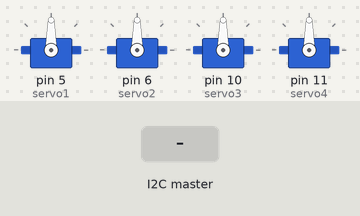
Bench run of a sketch on a simulated Arduino Uno, built with avr-gcc and run on an emulated ATmega328P. Shown: 4 × servo. Inputs (shaded band) come from the test bench. What the sketch prints to the serial monitor is not drawn.

Above: at 1.2 s.
1.3 s: the I2C master sends the byte 1
At 2.5 s:
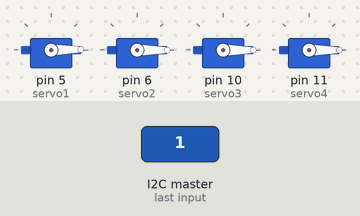
2.8 s: the I2C master sends the byte 90
At 3.7 s:
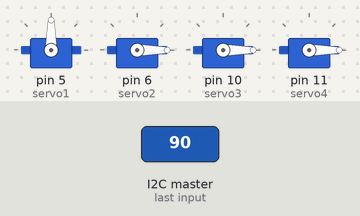
4.3 s: the I2C master sends the byte 200
At 4.8 s:
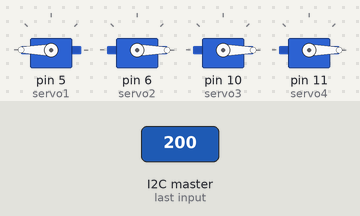
Timing chart, 0 to 7.3 s (numbered marks = the images above; inputs shaded):
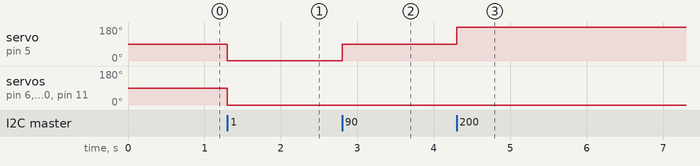

Measured:
- after the input at 1.3 s, servo on pin 5 (servo1): 90° → 1° at once; servo on pin 6 (servo2), servo on pin 10 (servo3), servo on pin 11 (servo4): 90° → 0° at once
- after the input at 2.8 s, servo on pin 5 (servo1): 1° → 90° at once
- after the input at 4.3 s, servo on pin 5 (servo1): 90° → 180° at once

The sketch:

i2c_servoarm.ino
```cpp
#include <Wire.h>
#include <Servo.h>

Servo servo1;
Servo servo2;
Servo servo3;
Servo servo4;

int servo1Setpoint;
int servo2Setpoint;
int servo3Setpoint;
int servo4Setpoint;

int buffer[8]={};

void setup()
{
    servo1.attach(5);
    servo2.attach(6);
    servo3.attach(10);
    servo4.attach(11);
    Serial.begin(115200);
    Wire.begin(9);
    Wire.onReceive(receiveEvent);
    Serial.println("System ready");
    setAngles(90,90,90,90);
}

void analogTest(int potpin)  {
    int val = analogRead(potpin);
    Serial.println(val);
    val = map(val, 0, 1023, 0, 179);
    servo1.write(val);
    delay(15);
}

void setAngles(int angle1,int angle2,int angle3,int angle4)  {
    servo1.write(angle1);
    servo2.write(angle2);
    servo3.write(angle3);
    servo4.write(angle4);
}


void loop(){
}

void servos(int byteCount) {
  //get commands from i2c
    int cmd[4];
    int x = 0;
    while(Wire.available()) {
        cmd[x] = Wire.read();
        x++;
    }
        Serial.println(cmd[0]);
        Serial.println(cmd[1]);
        Serial.println(cmd[2]);
        Serial.println(cmd[3]);

}


void receiveEvent(int howMany) {
  //get commands from i2c
    int commandBuffer[4];
    int x = 0;
    while(Wire.available()) {
        commandBuffer[x] = Wire.read();
        x++;
    }
    /*
        Serial.println(commandBuffer[0]);
        Serial.println(commandBuffer[1]);
        Serial.println(commandBuffer[2]);
        Serial.println(commandBuffer[3]);
        */
        setAngles(commandBuffer[0],commandBuffer[1],commandBuffer[2],commandBuffer[3]);
}

void requestEvent() {
}
```
